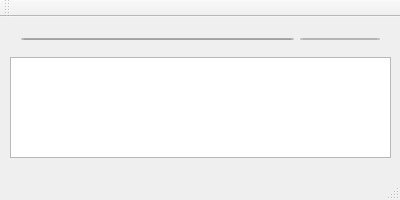
<?xml version="1.0" encoding="UTF-8"?>
<ui version="4.0">
 <class>MainWindow</class>
 <widget class="QMainWindow" name="MainWindow">
  <property name="geometry">
   <rect>
    <x>0</x>
    <y>0</y>
    <width>400</width>
    <height>200</height>
   </rect>
  </property>
  <property name="windowTitle">
   <string>MainWindow</string>
  </property>
  <widget class="QWidget" name="centralWidget">
   <widget class="QWidget" name="layoutWidget">
    <property name="geometry">
     <rect>
      <x>10</x>
      <y>10</y>
      <width>381</width>
      <height>24</height>
     </rect>
    </property>
    <layout class="QHBoxLayout" name="horizontalLayout">
     <item>
      <widget class="QLineEdit" name="lineEdit_Send_Data"/>
     </item>
     <item>
      <widget class="QPushButton" name="pushButton_Send_Data">
       <property name="text">
        <string>Send</string>
       </property>
      </widget>
     </item>
    </layout>
   </widget>
   <widget class="QTextEdit" name="textEdit">
    <property name="geometry">
     <rect>
      <x>10</x>
      <y>40</y>
      <width>381</width>
      <height>101</height>
     </rect>
    </property>
   </widget>
  </widget>
  <widget class="QMenuBar" name="menuBar">
   <property name="geometry">
    <rect>
     <x>0</x>
     <y>0</y>
     <width>400</width>
     <height>19</height>
    </rect>
   </property>
  </widget>
  <widget class="QToolBar" name="mainToolBar">
   <attribute name="toolBarArea">
    <enum>TopToolBarArea</enum>
   </attribute>
   <attribute name="toolBarBreak">
    <bool>false</bool>
   </attribute>
  </widget>
  <widget class="QStatusBar" name="statusBar"/>
 </widget>
 <layoutdefault spacing="6" margin="11"/>
 <resources/>
 <connections/>
</ui>
